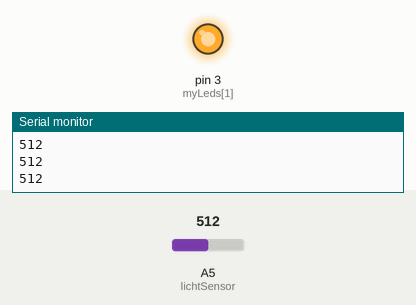
A sketch run on a simulated Arduino Uno, built with avr-gcc and run on an emulated ATmega328P. On the bench: output pins drawn as LEDs (lit = HIGH), the last lines printed to the serial monitor. Inputs (shaded band) come from the test bench; at power-on: A5 (lichtSensor) = 512. Pins used as bus, display or sensor lines are not drawn.

Above: at 1.2 s.
1.3 s: A5 (lichtSensor) set to 112
2.8 s: A5 (lichtSensor) set to 90
At 4.0 s:
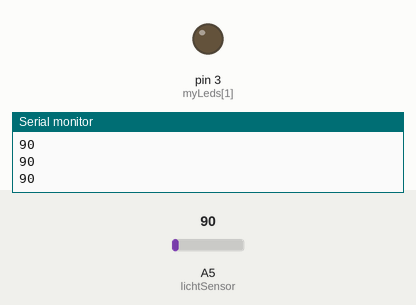
4.3 s: A5 (lichtSensor) set to 154
5.8 s: A5 (lichtSensor) set to 180
At 6.5 s:
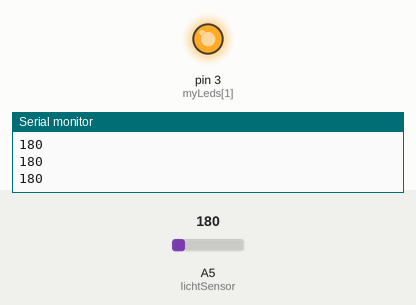
7.3 s: A5 (lichtSensor) set to 0
At 7.6 s:
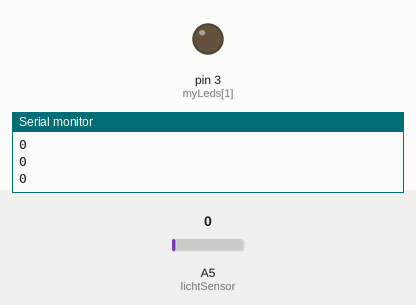
Timing chart, 0 to 9.8 s (numbered marks = the images above; inputs shaded):
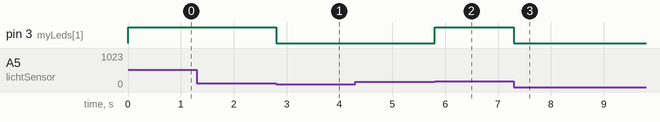

Measured:
- the behaviour switches between 102 and 101 on A5 (lichtSensor) (found by bisection; images 0 and 1)
- the behaviour switches between 172 and 173 on A5 (lichtSensor) (found by bisection; images 1 and 2)
- after the input at 2.8 s, pin 3 (myLeds[1]): HIGH → LOW at once
- after the input at 5.8 s, pin 3 (myLeds[1]): LOW → HIGH at once
- after the input at 7.3 s, pin 3 (myLeds[1]): HIGH → LOW at once

The sketch:

opgave_2.ino
```cpp
#include <Arduino.h>

int myLeds[] = {0,3};
int lichtSensor = A5;
int base = 137;

void setup() {
  for (unsigned int i = 0; i < sizeof(myLeds); i++){
    pinMode(myLeds[i], OUTPUT);
  }
  pinMode(lichtSensor, INPUT);
  Serial.begin(9600);
  Serial.println("Arduino ready");
}

void rolluikDicht(){
  digitalWrite(myLeds[1], LOW);
  digitalWrite(myLeds[0], HIGH);
}

void rolluikOpen(){
  digitalWrite(myLeds[0], LOW);
  digitalWrite(myLeds[1], HIGH);
}

void loop() {
  Serial.println(analogRead(lichtSensor));
  if(analogRead(lichtSensor) < base - 35){
    rolluikDicht();
  }
  if(analogRead(lichtSensor) > base + 35){
    rolluikOpen();
  }
}
```
